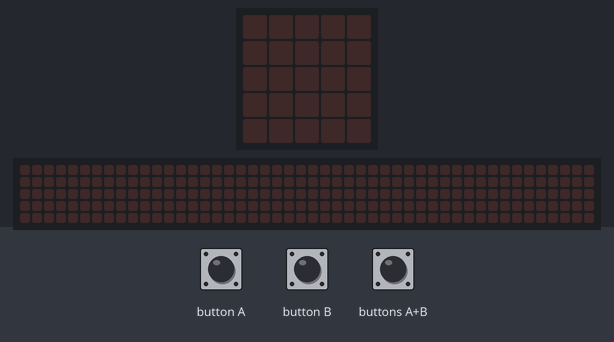
This program was run on a simulated BBC micro:bit (MakeCode). Shown: the board's 5×5 LED display, a strip that is not on the board, showing the scrolling text unrolled. Inputs (shaded band) come from the test bench. The 48×5 strip is a reading aid, not a part: it shows the text the display is scrolling, unrolled, one strip-width of it at a time.

Above: at 1.2 s.
1.3 s: button B pressed for 0.15 s
At 1.7 s:
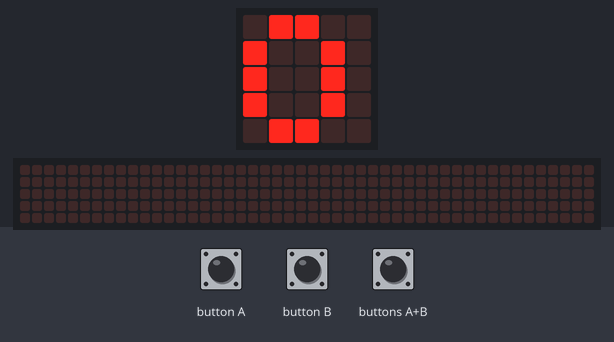
4.3 s: button A pressed for 0.15 s
At 5.72 s:
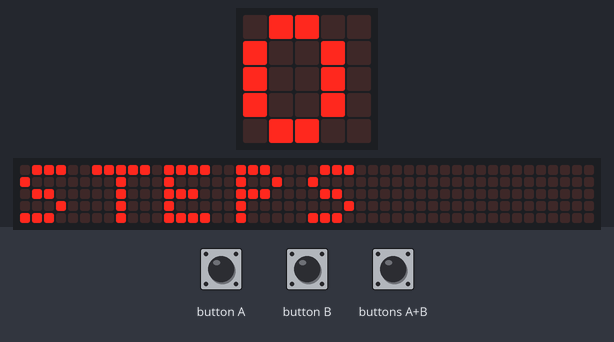
7.4 s: buttons A+B pressed for 0.15 s
10.5 s: button A pressed for 1 s
At 11.25 s:
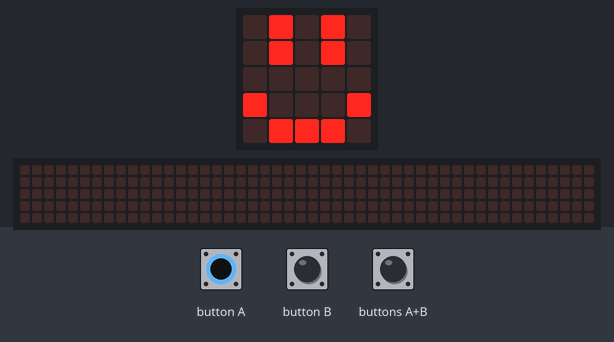
14.5 s: buttons A+B pressed for 1 s
At 16.1 s:
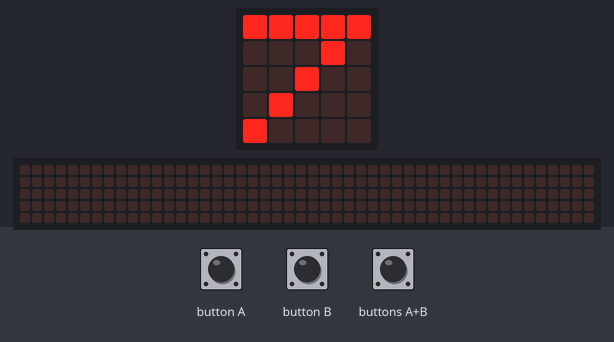

Measured:
- after the input at 1.3 s, the display: changes after 0.15 s (image 1)
- after the input at 4.3 s, the display: first differs from a run without the input after 0.60 s (image 2 shows a later state)
- after the input at 10.5 s, the display: first differs from a run without the input after 0.55 s (image 3)
- after the input at 14.5 s, the display: first differs from a run without the input after 1.0 s (image 4)
- what the display in image 1 shows lasts 0.7 s, from 1.5 s to 2.2 s
- what the display in image 3 shows lasts 0.4 s, from 11.1 s to 11.5 s

The program:

main.ts
```typescript
input.onButtonPressed(Button.A, function () {
    basic.showString("" + (steps))
    basic.showString("STEPS")
    if (input.buttonIsPressed(Button.A)) {
        steps = 0
        basic.showLeds(`
            . # . # .
            . # . # .
            . . . . .
            # . . . #
            . # # # .
            `)
    }
})
input.onGesture(Gesture.Shake, function () {
    steps += 1
})
input.onButtonPressed(Button.AB, function () {
    basic.showString("" + (7 - steps * 0.007))
    basic.showString("KM")
})
input.onButtonPressed(Button.B, function () {
    basic.showString("" + (steps * 0.007))
    basic.showString("KM")
})
let steps = 0
steps = 0
```

test.ts
```typescript
// 테스트는 여기로 이동합니다; 이 패키지가 확장으로 사용될 때 컴파일되지 않을 것 입니다.
```
